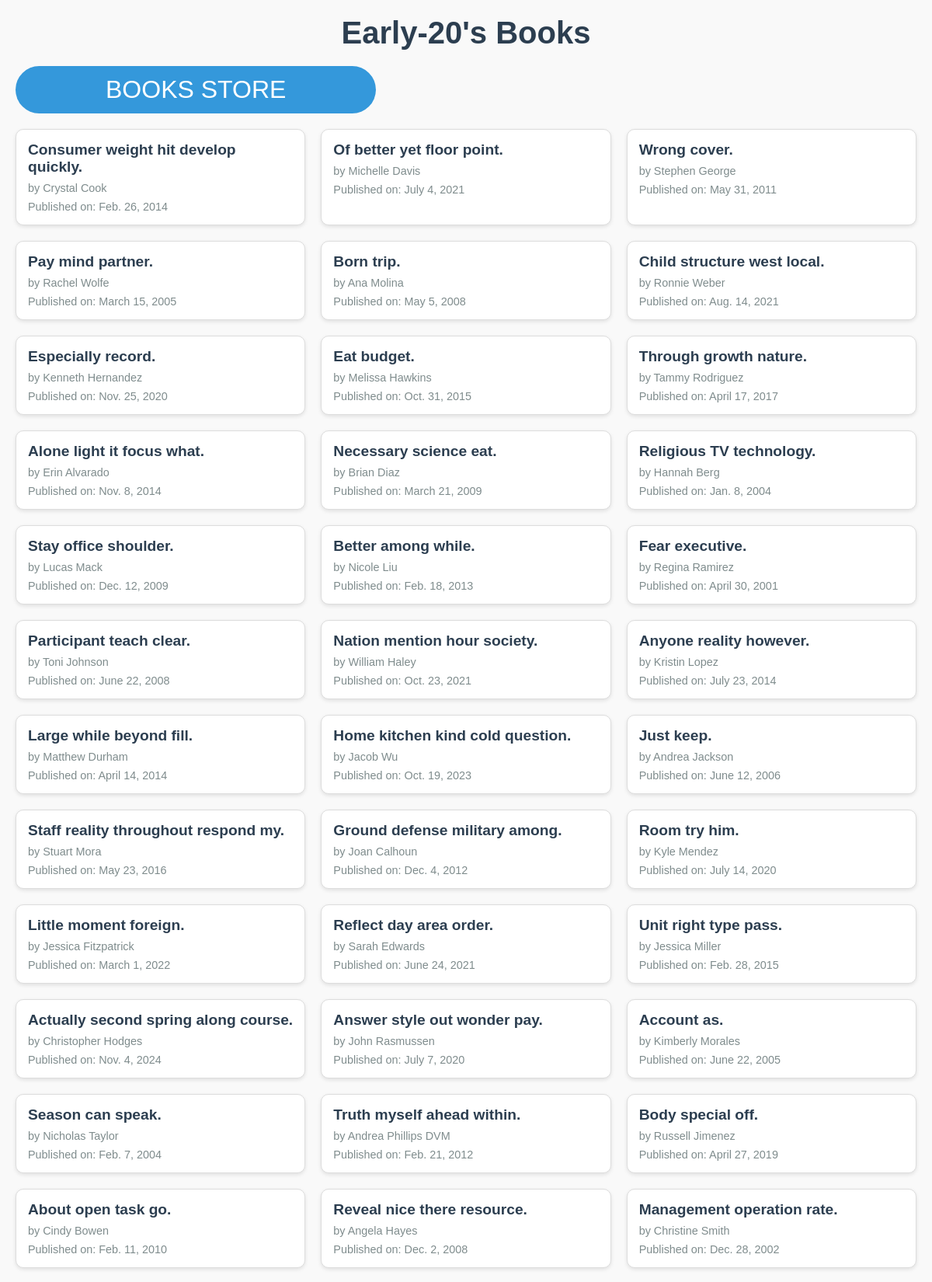
The page /early_20s.html/ (upper part) on the database its author committed.
### myapp/models.py (models this page shows, shortened)
class Book(models.Model):
    title = models.CharField(max_length=100)
    author = models.CharField(max_length=50)
    published_date = models.DateField()

### myapp/views.py (the view)
# urls.py: path('early_20s.html/', views.early_20s),
def early_20s(request):
    books = Book.objects.filter(Q(published_date__year__gt=2000) & (Q(published_date__year__lt=2050)))
    return render(request, 'early_20s.html', {'books': books})

### myapp/templates/early_20s.html (shortened to what this page needs)
<!DOCTYPE html>
<html lang="en">
<head>
    {% load static %}
    <link rel="stylesheet" href="{% static 'css/style.css' %}">
</head>
<body>
    <h1>Early-20's Books</h1>
    <a href="/book_list.html/"><button>BOOKS STORE</button></a>
    <ul>
        {% for book in books %}
            <li>
                <strong>{{ book.title }}</strong>
                <span class="author">by {{ book.author }}</span>
                <span class="published_date">Published on: {{ book.published_date }}</span>
            </li>
        {% endfor %}
    </ul>
</body>
</html>

### myapp/static/css/style.css (style rules this page uses)
* { margin: 0; padding: 0; box-sizing: border-box; }
body { font-family: 'Arial', sans-serif; background-color: #f9f9f9; color: #a49696; padding: 20px; }
h1 { text-align: center; font-size: 2.5rem; color: #2c3e50; margin-bottom: 20px; }
button { background-color: #3498db; color: white; border: none; padding: 12px 116px; border-radius: 45px; font-size: 2rem; cursor: pointer; transition: background-color 0.3s ease; }
a button { text-decoration: none; }
ul { display: grid; grid-template-columns: repeat(auto-fit, minmax(300px, 1fr)); gap: 20px; list-style: none; padding: 0; margin-top: 20px; }
li { background-color: #fff; border: 1px solid #ddd; border-radius: 10px; padding: 15px; box-shadow: 0 2px 5px rgba(0, 0, 0, 0.1); transition: transform 0.3s ease, box-shadow 0.3s ease; }
li strong { font-size: 1.2rem; color: #2c3e50; }
li .author, li .published_date { display: block; margin-top: 8px; color: #7f8c8d; font-size: 0.9rem; }

### rows shown on the page
Book: title "Consumer weight hit develop quickly.", author "Crystal Cook", published_date "Feb. 26, 2014"
Book: title "Of better yet floor point.", author "Michelle Davis", published_date "July 4, 2021"
Book: title "Wrong cover.", author "Stephen George", published_date "May 31, 2011"
Book: title "Pay mind partner.", author "Rachel Wolfe", published_date "March 15, 2005"
Book: title "Born trip.", author "Ana Molina", published_date "May 5, 2008"
Book: title "Child structure west local.", author "Ronnie Weber", published_date "Aug. 14, 2021"
Book: title "Especially record.", author "Kenneth Hernandez", published_date "Nov. 25, 2020"
Book: title "Eat budget.", author "Melissa Hawkins", published_date "Oct. 31, 2015"
Book: title "Through growth nature.", author "Tammy Rodriguez", published_date "April 17, 2017"
Book: title "Alone light it focus what.", author "Erin Alvarado", published_date "Nov. 8, 2014"
Book: title "Necessary science eat.", author "Brian Diaz", published_date "March 21, 2009"
Book: title "Religious TV technology.", author "Hannah Berg", published_date "Jan. 8, 2004"
Book: title "Stay office shoulder.", author "Lucas Mack", published_date "Dec. 12, 2009"
Book: title "Better among while.", author "Nicole Liu", published_date "Feb. 18, 2013"
Book: title "Fear executive.", author "Regina Ramirez", published_date "April 30, 2001"
Book: title "Participant teach clear.", author "Toni Johnson", published_date "June 22, 2008"
Book: title "Nation mention hour society.", author "William Haley", published_date "Oct. 23, 2021"
Book: title "Anyone reality however.", author "Kristin Lopez", published_date "July 23, 2014"
Book: title "Large while beyond fill.", author "Matthew Durham", published_date "April 14, 2014"
Book: title "Home kitchen kind cold question.", author "Jacob Wu", published_date "Oct. 19, 2023"
Book: title "Just keep.", author "Andrea Jackson", published_date "June 12, 2006"
Book: title "Staff reality throughout respond my.", author "Stuart Mora", published_date "May 23, 2016"
Book: title "Ground defense military among.", author "Joan Calhoun", published_date "Dec. 4, 2012"
Book: title "Room try him.", author "Kyle Mendez", published_date "July 14, 2020"
Book: title "Little moment foreign.", author "Jessica Fitzpatrick", published_date "March 1, 2022"
Book: title "Reflect day area order.", author "Sarah Edwards", published_date "June 24, 2021"
Book: title "Unit right type pass.", author "Jessica Miller", published_date "Feb. 28, 2015"
Book: title "Actually second spring along course.", author "Christopher Hodges", published_date "Nov. 4, 2024"
Book: title "Answer style out wonder pay.", author "John Rasmussen", published_date "July 7, 2020"
Book: title "Account as.", author "Kimberly Morales", published_date "June 22, 2005"
Book: title "Season can speak.", author "Nicholas Taylor", published_date "Feb. 7, 2004"
Book: title "Truth myself ahead within.", author "Andrea Phillips DVM", published_date "Feb. 21, 2012"
Book: title "Body special off.", author "Russell Jimenez", published_date "April 27, 2019"
Book: title "About open task go.", author "Cindy Bowen", published_date "Feb. 11, 2010"
Book: title "Reveal nice there resource.", author "Angela Hayes", published_date "Dec. 2, 2008"
Book: title "Management operation rate.", author "Christine Smith", published_date "Dec. 28, 2002"
